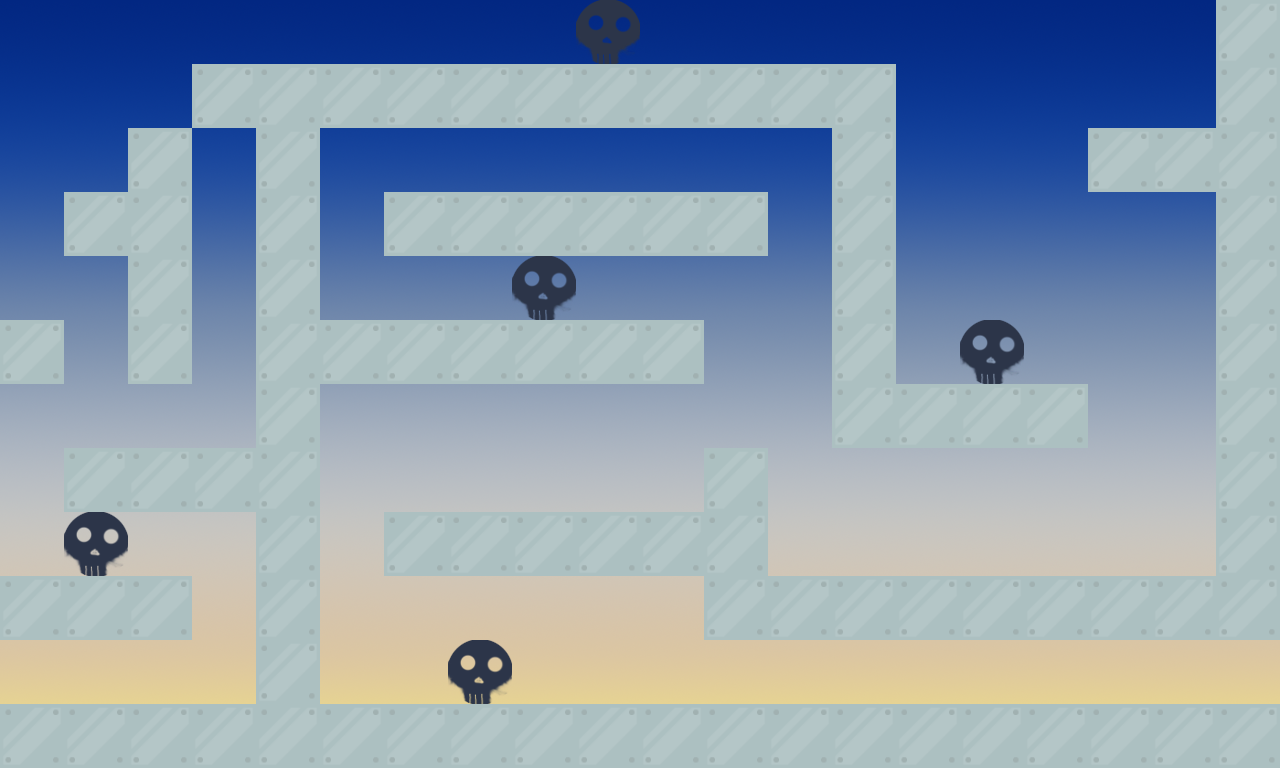

This is a level from a 2D game, rendered from its Tiled map with the project's own tilesets. A one-line summary and the map file follow, with tile-layer data summarised:
An orthogonal 20x12 tile map with 64x64 px tiles, 2 tile layers (level, GameElement), 2 tilesets, 1 image layer and 17 objects.

<map version="1.0" orientation="orthogonal" renderorder="right-down" width="20" height="12" tilewidth="64" tileheight="64" nextobjectid="19">
 <tileset firstgid="1" name="level_tileset" tilewidth="64" tileheight="64" tilecount="1" columns="1">
  <image source="../assets/Tiles/level_tileset.png" trans="ff00ff" width="64" height="64" />
 </tileset>
 <tileset firstgid="2" name="GameElement_tileset" tilewidth="64" tileheight="64" tilecount="3" columns="3">
  <image source="../assets/Tiles/GameElement_tileset.png" trans="ff00ff" width="192" height="64" />
 </tileset>
 <imagelayer name="bg">
  <image source="../assets/BG/Sky/sky_yellow_white_blue.png" />
 </imagelayer>
 <layer name="level" width="20" height="12">
  <data>[240 cells, 99 non-empty, 1 distinct tile ids]</data>
 </layer>
 <objectgroup name="objects">
  <object id="1" x="1.33333" y="322.667" width="60" height="57.3333" />
  <object id="2" x="64" y="190.667" width="62.6667" height="62.6667" />
  <object id="3" x="129.333" y="128" width="62.6667" height="258.667" />
  <object id="4" x="194.667" y="64" width="704" height="65.3333" />
  <object id="5" x="1.33333" y="576" width="193.333" height="64" />
  <object id="6" x="62.6667" y="449.333" width="192" height="57.3333" />
  <object id="7" x="256" y="130.667" width="65.3333" height="573.333" />
  <object id="8" x="-1.33333" y="701.333" width="1281.33" height="65.3333" />
  <object id="9" x="382.667" y="513.333" width="321.333" height="57.3333" />
  <object id="10" x="706.667" y="452" width="58.6667" height="188" />
  <object id="11" x="768" y="578.667" width="510.667" height="60" />
  <object id="12" x="1214.67" y="-1.33333" width="65.3333" height="578.667" />
  <object id="13" x="1089.33" y="126.667" width="125.333" height="64" />
  <object id="14" x="832" y="133.333" width="62.6667" height="312" />
  <object id="15" x="897.333" y="385.333" width="188" height="62.6667" />
  <object id="16" x="384" y="192" width="382.667" height="61.3333" />
  <object id="17" x="324" y="321.333" width="377.333" height="62.6667" />
 </objectgroup>
 <layer name="GameElement" width="20" height="12">
  <data>[240 cells, 5 non-empty, 1 distinct tile ids]</data>
 </layer>
</map>
